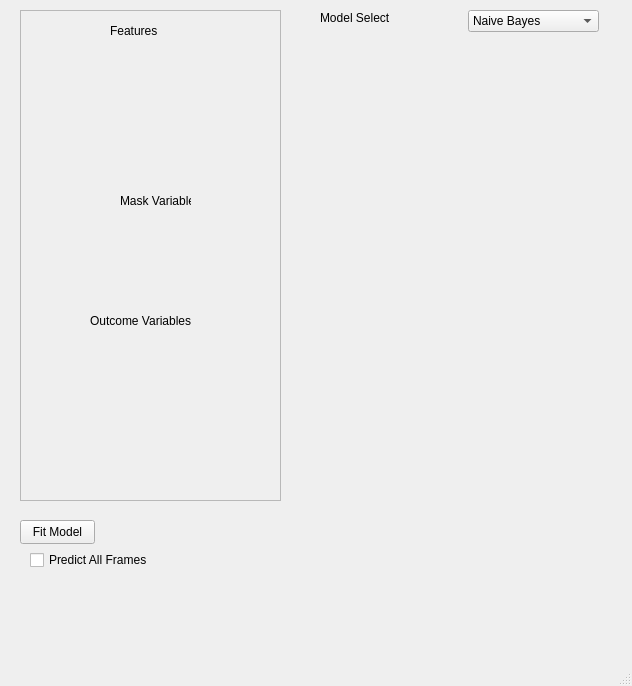
<?xml version="1.0" encoding="UTF-8"?>
<ui version="4.0">
 <class>ML_Widget</class>
 <widget class="QMainWindow" name="ML_Widget">
  <property name="geometry">
   <rect>
    <x>0</x>
    <y>0</y>
    <width>632</width>
    <height>686</height>
   </rect>
  </property>
  <property name="windowTitle">
   <string>MainWindow</string>
  </property>
  <widget class="QWidget" name="centralwidget">
   <widget class="QFrame" name="Feature_Frame">
    <property name="geometry">
     <rect>
      <x>20</x>
      <y>10</y>
      <width>261</width>
      <height>491</height>
     </rect>
    </property>
    <property name="frameShape">
     <enum>QFrame::Shape::StyledPanel</enum>
    </property>
    <property name="frameShadow">
     <enum>QFrame::Shadow::Raised</enum>
    </property>
    <widget class="QLabel" name="label">
     <property name="geometry">
      <rect>
       <x>90</x>
       <y>10</y>
       <width>71</width>
       <height>21</height>
      </rect>
     </property>
     <property name="text">
      <string>Features</string>
     </property>
    </widget>
    <widget class="Feature_Table_Widget" name="feature_table_widget" native="true">
     <property name="geometry">
      <rect>
       <x>30</x>
       <y>40</y>
       <width>211</width>
       <height>131</height>
      </rect>
     </property>
    </widget>
    <widget class="Feature_Table_Widget" name="mask_table_widget" native="true">
     <property name="geometry">
      <rect>
       <x>30</x>
       <y>200</y>
       <width>211</width>
       <height>81</height>
      </rect>
     </property>
    </widget>
    <widget class="QLabel" name="label_2">
     <property name="geometry">
      <rect>
       <x>100</x>
       <y>180</y>
       <width>71</width>
       <height>21</height>
      </rect>
     </property>
     <property name="text">
      <string>Mask Variables</string>
     </property>
    </widget>
    <widget class="QLabel" name="label_3">
     <property name="geometry">
      <rect>
       <x>70</x>
       <y>300</y>
       <width>131</width>
       <height>21</height>
      </rect>
     </property>
     <property name="text">
      <string>Outcome Variables</string>
     </property>
    </widget>
    <widget class="Feature_Table_Widget" name="outcome_table_widget" native="true">
     <property name="geometry">
      <rect>
       <x>30</x>
       <y>330</y>
       <width>211</width>
       <height>131</height>
      </rect>
     </property>
    </widget>
   </widget>
   <widget class="QStackedWidget" name="stackedWidget">
    <property name="geometry">
     <rect>
      <x>300</x>
      <y>40</y>
      <width>311</width>
      <height>211</height>
     </rect>
    </property>
   </widget>
   <widget class="QComboBox" name="model_select_combo">
    <property name="geometry">
     <rect>
      <x>468</x>
      <y>10</y>
      <width>131</width>
      <height>22</height>
     </rect>
    </property>
    <item>
     <property name="text">
      <string>Naive Bayes</string>
     </property>
    </item>
    <item>
     <property name="text">
      <string>Random Forest</string>
     </property>
    </item>
   </widget>
   <widget class="QLabel" name="label_4">
    <property name="geometry">
     <rect>
      <x>320</x>
      <y>10</y>
      <width>141</width>
      <height>16</height>
     </rect>
    </property>
    <property name="text">
     <string>Model Select</string>
    </property>
   </widget>
   <widget class="QPushButton" name="fit_button">
    <property name="geometry">
     <rect>
      <x>20</x>
      <y>520</y>
      <width>75</width>
      <height>24</height>
     </rect>
    </property>
    <property name="text">
     <string>Fit Model</string>
    </property>
   </widget>
   <widget class="QCheckBox" name="predict_all_check">
    <property name="geometry">
     <rect>
      <x>30</x>
      <y>550</y>
      <width>151</width>
      <height>20</height>
     </rect>
    </property>
    <property name="text">
     <string>Predict All Frames</string>
    </property>
   </widget>
  </widget>
  <widget class="QMenuBar" name="menubar">
   <property name="geometry">
    <rect>
     <x>0</x>
     <y>0</y>
     <width>632</width>
     <height>22</height>
    </rect>
   </property>
  </widget>
  <widget class="QStatusBar" name="statusbar"/>
 </widget>
 <customwidgets>
  <customwidget>
   <class>Feature_Table_Widget</class>
   <extends>QWidget</extends>
   <header>Feature_Table_Widget/Feature_Table_Widget.hpp</header>
   <container>1</container>
  </customwidget>
 </customwidgets>
 <resources/>
 <connections/>
</ui>
